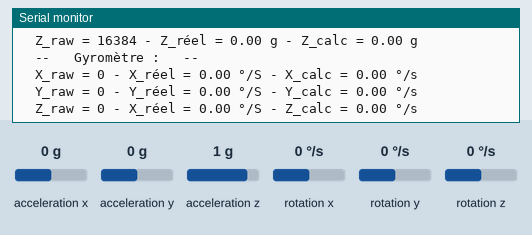
A sketch run on a simulated Arduino Uno, built with avr-gcc and run on an emulated ATmega328P. Shown: the last lines printed to the serial monitor. Inputs (shaded band) come from the test bench; at power-on: acceleration x 0 g, acceleration y 0 g, acceleration z 1 g, rotation x 0 °/s, rotation y 0 °/s, rotation z 0 °/s.

Above: at 1.2 s.
1.3 s: acceleration x set to -1.4 g
2.8 s: acceleration y set to -1.4 g
4.3 s: acceleration z set to -1.4 g
5.8 s: rotation x set to -192 °/s
At 6.3 s:
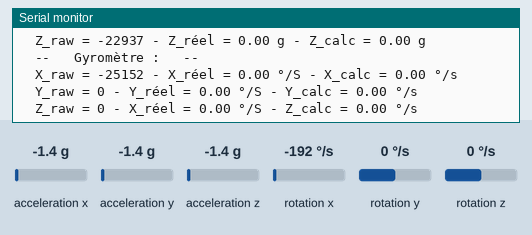
7.3 s: rotation y set to -192 °/s
At 7.9 s:
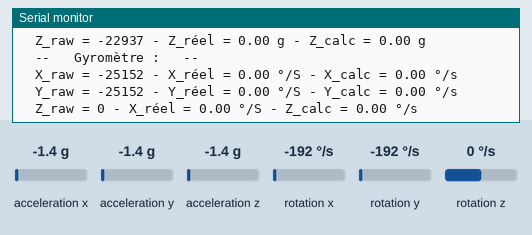

The sketch:

INO_2_Verification-calcul_MPU9250.ino
```cpp
// (licence header left out)
  #include "MPU9250.h"                          //Appel de la bibliothèque de la centrale
  #include "Wire.h"                             //Appel de la bibliothèque de gestion de la communication I2C
  #include "I2Cdev.h"

  MPU9250 accelgyro;                            //Déclaration de la méthode "MyIMU" pour l'utilisation de la centrale
  I2Cdev   I2C_M;


  int16_t  ax_brut, ay_brut, az_brut;           //Variables pour la lecture des valeurs brutes d'accélérations (accéléromètre)
  int16_t  gx_brut, gy_brut, gz_brut;           //Variables pour la lecture des valeurs brutes des vitesses angulaires (gyromètre)
  float    Ax,Ay,Az,Gx,Gy,Gz;                   //Variables pour le calcul des valeurs réelles

/* #### ROUTINE D'INITIALISATION  (exécutée une seule fois) #### */
void setup()
{
  Wire.begin();
  Wire.setClock(400000);                        //400kHz I2C clock
  Serial.begin(115200);                         //démarrage de la fonction de communication série pour affichage sur le moniteur série

  /* -- Démarrage de la centrale et test de bon fonctionnement -- */
  accelgyro.initialize();
  if (accelgyro.testConnection() != 0) {
      Serial.println("Problème de connexion avec la centrale");
  } else {
      Serial.println("Centrale prête à fonctionner ! ");
  }
}

/* #### BOUCLE PRINCIPALE (exécutée en permanence) #### */
void loop()
{
  /* -- Lecture des valeurs brutes -- */
  accelgyro.getMotion6(&ax_brut, &ay_brut, &az_brut, &gx_brut, &gy_brut, &gz_brut);

  /* -- Lecture des valeurs réelles de la bibliothèque -- */
  float ax_biblio = 0;  //Non disponible dans la bibliothèque MPU9250
  float ay_biblio = 0;
  float az_biblio = 0;
  float gx_biblio = 0;
  float gy_biblio = 0;
  float gz_biblio = 0;

   /* -- Affichage des valeurs lues par la centrale -- */
  Serial.println("  -- Accéléromètre : --");
  Serial.print("  X_raw = "); Serial.print(ax_brut);  Serial.print(" - X_réel = "); Serial.print(ax_biblio,2); Serial.print(" g"); Serial.print(" - X_calc = "); Serial.print(Ax,2); Serial.println(" g");
  Serial.print("  Y_raw = "); Serial.print(ay_brut);  Serial.print(" - Y_réel = "); Serial.print(ay_biblio,2); Serial.print(" g"); Serial.print(" - Y_calc = "); Serial.print(Ay,2); Serial.println(" g");
  Serial.print("  Z_raw = "); Serial.print(az_brut);  Serial.print(" - Z_réel = "); Serial.print(az_biblio,2); Serial.print(" g"); Serial.print(" - Z_calc = "); Serial.print(Az,2); Serial.println(" g");
  Serial.println("  --   Gyromètre :   --");
  Serial.print("  X_raw = "); Serial.print(gx_brut);  Serial.print(" - X_réel = "); Serial.print(gx_biblio,2); Serial.print(" °/S"); Serial.print(" - X_calc = "); Serial.print(Gx,2); Serial.println(" °/s");
  Serial.print("  Y_raw = "); Serial.print(gy_brut);  Serial.print(" - Y_réel = "); Serial.print(gy_biblio,2); Serial.print(" °/S"); Serial.print(" - Y_calc = "); Serial.print(Gy,2); Serial.println(" °/s");
  Serial.print("  Z_raw = "); Serial.print(gz_brut);  Serial.print(" - X_réel = "); Serial.print(gz_biblio,2); Serial.print(" °/S"); Serial.print(" - Z_calc = "); Serial.print(Gz,2); Serial.println(" °/s");
  Serial.println();
  Serial.println();
  delay(500);
}
```

Measured:
- after the input at 5.8 s, the serial monitor: prints a new line after 0.07 s (image 1)
- after the input at 7.3 s, the serial monitor: prints a new line after 0.17 s (image 2)
